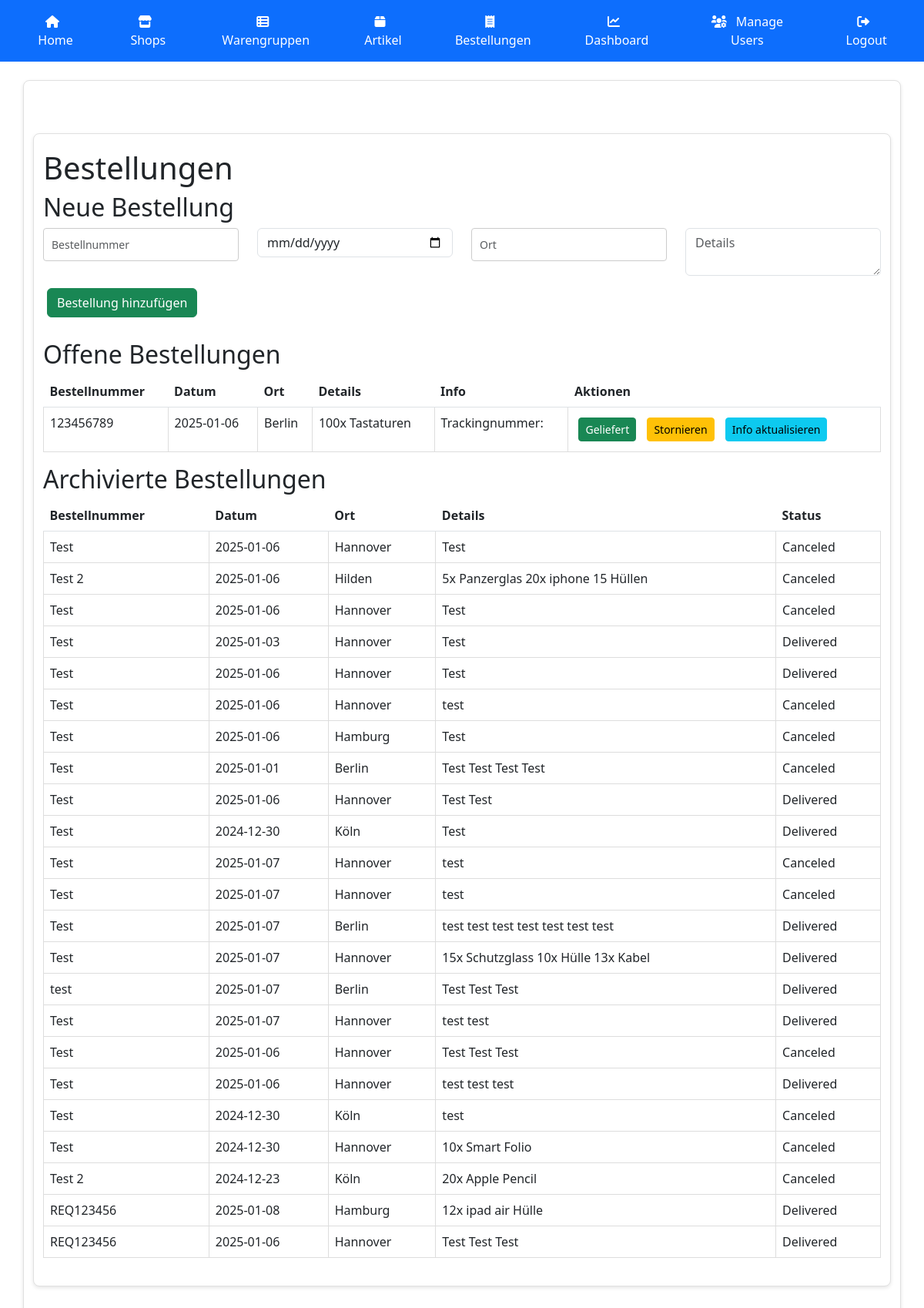
Page /orders (signed in) on the committed database.
### app.py (models this page shows)
class OrderTracking(db.Model):
    id = db.Column(db.Integer, primary_key=True)
    order_number = db.Column(db.String(100), nullable=False, unique=True)
    order_date = db.Column(db.Date, nullable=False)
    location = db.Column(db.String(200), nullable=False)
    order_details = db.Column(db.Text, nullable=False)
    info = db.Column(db.Text, nullable=True)
    status = db.Column(db.String(50), nullable=False, default='Open')  # Open, Delivered, Canceled
    delivery_date = db.Column(db.Date, nullable=True)
    cancel_reason = db.Column(db.Text, nullable=True)

### app.py (the view, shortened to what this page needs)
@app.route('/orders', methods=['GET', 'POST'])
@login_required
def orders():
    open_orders = OrderTracking.query.filter_by(status='Open').all()
    archived_orders = OrderTracking.query.filter(OrderTracking.status.in_(['Delivered', 'Canceled'])).all()
    return render_template('orders.html', open_orders=open_orders, archived_orders=archived_orders)

### app.py (called while the page is built)
@login_manager.user_loader
def load_user(user_id):
    return User.query.get(int(user_id))

### templates/orders.html (shortened to what this page needs)
{% extends "base.html" %}
{% block content %}
<div class="container mt-5">
    <h1>Bestellungen</h1>
    <h2>Neue Bestellung</h2>
    <form method="POST" action="/orders" class="mb-4">
        <div class="row">
            <div class="col-md-3">
                <input type="text" name="order_number" placeholder="Bestellnummer" class="form-control" required>
            </div>
            <div class="col-md-3">
                <input type="date" name="order_date" class="form-control" required>
            </div>
            <div class="col-md-3">
                <input type="text" name="location" placeholder="Ort" class="form-control" required>
            </div>
            <div class="col-md-3">
                <textarea name="order_details" placeholder="Details" class="form-control" rows="2" required></textarea>
            </div>
        </div>
        <button type="submit" class="btn btn-success mt-3">Bestellung hinzufügen</button>
    </form>
    <h2>Offene Bestellungen</h2>
    <table class="table">
        <thead>
            <tr>
                <th>Bestellnummer</th>
                <th>Datum</th>
                <th>Ort</th>
                <th>Details</th>
                <th>Info</th>
                <th>Aktionen</th>
            </tr>
        </thead>
        <tbody>
            {% for order in open_orders %}
            <tr>
                <td>{{ order.order_number }}</td>
                <td>{{ order.order_date }}</td>
                <td>{{ order.location }}</td>
                <td>{{ order.order_details }}</td>
                <td>{{ order.info }}</td>
                <td>
                    <button class="btn btn-success btn-sm"
                            data-id="{{ order.id }}"
                            onclick="openDeliverModal(this)">Geliefert</button>
                    <button class="btn btn-warning btn-sm"
                            data-id="{{ order.id }}"
                            onclick="openCancelModal(this)">Stornieren</button>
                    <button class="btn btn-info btn-sm"
                            data-id="{{ order.id }}"
                            data-info="{{ order.info | safe }}"
                            onclick="openInfoModal(this)">Info aktualisieren</button>
                </td>
            </tr>
            {% endfor %}
        </tbody>
    </table>
    <h2>Archivierte Bestellungen</h2>
    <table class="table">
        <thead>
            <tr>
                <th>Bestellnummer</th>
                <th>Datum</th>
                <th>Ort</th>
                <th>Details</th>
                <th>Status</th>
            </tr>
        </thead>
        <tbody>
            {% for order in archived_orders %}
            <tr>
                <td>{{ order.order_number }}</td>
                <td>{{ order.order_date }}</td>
                <td>{{ order.location }}</td>
                <td>{{ order.order_details }}</td>
                <td>{{ order.status }}</td>
            </tr>
            {% endfor %}
        </tbody>
    </table>
</div>
{% endblock %}

### static/styles.css (style rules this page uses)
body { background-color: #f9f9f9; font-family: Arial, sans-serif; color: #333; margin: 0; padding: 0; }
.container { margin: 20px auto; padding: 20px; max-width: 1200px; background-color: #ffffff; border: 1px solid #e0e0e0; border-radius: 8px; box-shadow: 0 2px 5px rgba(0, 0, 0, 0.1); }
h1, h2, h3 { color: #007bff; margin-bottom: 20px; font-weight: bold; }
.table { width: 100%; border-collapse: collapse; margin-bottom: 20px; background-color: #fff; }
.table th { background-color: #007bff; color: white; font-weight: bold; padding: 10px; text-align: left; }
.table td { padding: 10px; border: 1px solid #ddd; }
button, .btn { border: none; padding: 8px 15px; margin: 5px; border-radius: 4px; font-size: 14px; cursor: pointer; }
.btn-success { background-color: #28a745; color: white; }
.btn-info { background-color: #17a2b8; color: white; }
.btn-warning { background-color: #ffc107; color: #212529; }
input[type="text"], textarea { width: 100%; padding: 10px; margin-bottom: 10px; border: 1px solid #ccc; border-radius: 4px; font-size: 14px; }
textarea { resize: vertical; min-height: 100px; }

### rows in the picture
OrderTracking: order_number "123456789", order_date "2025-01-06", location "Berlin", order_details "100x Tastaturen", info "Trackingnummer:"
OrderTracking: order_number "Test", order_date "2025-01-06", location "Hannover", order_details "Test", status "Canceled"
OrderTracking: order_number "Test 2", order_date "2025-01-06", location "Hilden", order_details "5x Panzerglas 20x iphone 15 Hüllen", status "Canceled"
OrderTracking: order_number "Test", order_date "2025-01-06", location "Hannover", order_details "Test", status "Canceled"
OrderTracking: order_number "Test", order_date "2025-01-03", location "Hannover", order_details "Test", status "Delivered"
OrderTracking: order_number "Test", order_date "2025-01-06", location "Hannover", order_details "Test", status "Delivered"
OrderTracking: order_number "Test", order_date "2025-01-06", location "Hannover", order_details "test", status "Canceled"
OrderTracking: order_number "Test", order_date "2025-01-06", location "Hamburg", order_details "Test", status "Canceled"
OrderTracking: order_number "Test", order_date "2025-01-01", location "Berlin", order_details "Test Test Test Test", status "Canceled"
OrderTracking: order_number "Test", order_date "2025-01-06", location "Hannover", order_details "Test Test", status "Delivered"
OrderTracking: order_number "Test", order_date "2024-12-30", location "Köln", order_details "Test", status "Delivered"
OrderTracking: order_number "Test", order_date "2025-01-07", location "Hannover", order_details "test", status "Canceled"
OrderTracking: order_number "Test", order_date "2025-01-07", location "Hannover", order_details "test", status "Canceled"
OrderTracking: order_number "Test", order_date "2025-01-07", location "Berlin", order_details "test test test test test test test", status "Delivered"
OrderTracking: order_number "Test", order_date "2025-01-07", location "Hannover", order_details "15x Schutzglass 10x Hülle 13x Kabel", status "Delivered"
OrderTracking: order_number "test", order_date "2025-01-07", location "Berlin", order_details "Test Test Test", status "Delivered"
OrderTracking: order_number "Test", order_date "2025-01-07", location "Hannover", order_details "test test", status "Delivered"
OrderTracking: order_number "Test", order_date "2025-01-06", location "Hannover", order_details "Test Test Test", status "Canceled"
OrderTracking: order_number "Test", order_date "2025-01-06", location "Hannover", order_details "test test test", status "Delivered"
OrderTracking: order_number "Test", order_date "2024-12-30", location "Köln", order_details "test", status "Canceled"
OrderTracking: order_number "Test", order_date "2024-12-30", location "Hannover", order_details "10x Smart Folio", status "Canceled"
OrderTracking: order_number "Test 2", order_date "2024-12-23", location "Köln", order_details "20x Apple Pencil", status "Canceled"
OrderTracking: order_number "REQ123456", order_date "2025-01-08", location "Hamburg", order_details "12x ipad air Hülle", status "Delivered"
OrderTracking: order_number "REQ123456", order_date "2025-01-06", location "Hannover", order_details "Test Test Test", status "Delivered"
